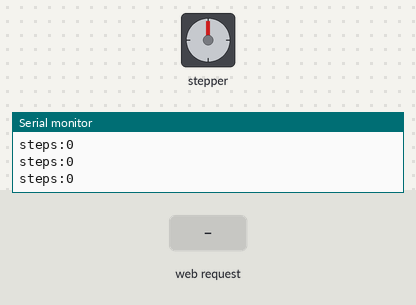
Recording of a sketch running on a simulated ESP8266 (NodeMCU). Parts: stepper motor, the last lines printed to the serial monitor. The test bench sets the inputs (shaded band). WiFi joins after 1.5 s; servers stay silent unless stated; stepper angles assume 20 steps per turn.

Above: at 6.2 s.
6.3 s: HTTP request GET /setPOS?stepperPOS=120 received
At 6.45 s:
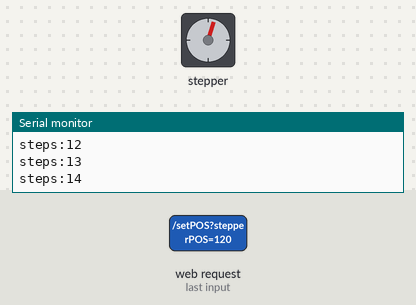
9.0 s: HTTP request GET /setPOS received
At 9.16 s:
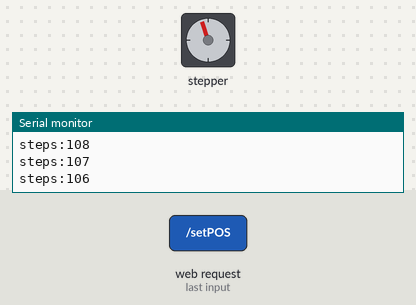
Timing chart, 0 to 12.0 s (numbered marks = the images above; inputs shaded):
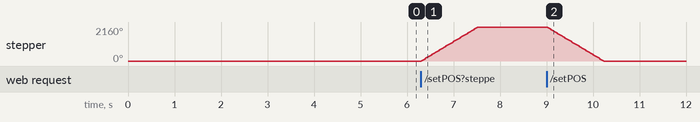

The sketch:

FinalStepperControl.ino
```cpp
#include <ESP8266WiFi.h>
#include <ESP8266WebServer.h>
#include <Stepper.h>
#include "PageIndex.h"

const int stepsPerRevolution = 20;
const char* ssid     = "CASA 13_2.4";
const char* password = "0450vitor";
int goal;
int sign = 1;
String comando;

Stepper myStepper(stepsPerRevolution, 5, 4, 14, 12); //pinos d1 d2 d5 d6
int stepCount = 0;

ESP8266WebServer server(80);

void handleRoot() {
 String s = MAIN_page; //Read HTML contents
 server.send(200, "text/html", s); //Send web page
}

void handleStepper(){
  String POS = server.arg("stepperPOS");
  goal = POS.toInt();
  server.send(200, "text/plane","");
}

void handleButtons(){
  String c = server.arg("button");
  comando = c;
  server.send(200, "text/plane","");
}

void setup() {
  Serial.begin(115200);
  delay(5000);
  WiFi.begin(ssid, password); //--> Connect to your WiFi router
  Serial.println("");
  Serial.println(WiFi.localIP());
  server.on("/",handleRoot);  //--> Routine to handle at root location. This is to display web page.
  server.on("/setPOS",handleStepper); //--> Sets servo position from Web request
  server.on("/comand",handleButtons);
  server.begin();
}

void loop() {


  Serial.print("steps:");
  Serial.println(stepCount);
  Serial.println(comando);

  if(goal>stepCount){
    sign=1;
  }

  if(goal<stepCount){
    sign=-1;
  }

  if(goal!=stepCount){
    myStepper.step(1*sign);
    stepCount=stepCount+sign;
  }


  delay(10);
  server.handleClient();
}
```

PageIndex.h
```cpp
const char MAIN_page[] PROGMEM = R"=====(
<!DOCTYPE html>
<html>
  <head>
    <meta name="viewport" content="width=device-width, initial-scale=1">
    <style>
      html {
        font-family: Arial;
        display: inline-block;
        margin: 0px auto;
        text-align: center;
      }

      .slidecontainer {
        width: 100%;
      }

      .slider {
        -webkit-appearance: none;
        width: 50%;
        height: 15px;
        border-radius: 5px;
        background-image: linear-gradient(rgb(190, 229, 245), rgb(98, 203, 252), rgb(190, 229, 245));
        outline: none;
        opacity: 0.7;
        -webkit-transition: .2s;
        transition: opacity .2s;
      }

      .slider:hover {
        opacity: 1;
      }

      .slider::-webkit-slider-thumb {
        -webkit-appearance: none;
        appearance: none;
        width: 75px;
        height: 50px;
        border-radius: 40%;
        background: #8e86fc;
        cursor: pointer;
      }

      .slider::-moz-range-thumb {
        width: 25px;
        height: 25px;
        border-radius: 50%;
        background: #4CAF50;
        cursor: pointer;
      }

      .botao{
        text-align: center;
        color: #00000052;
        font-size: large;
        font-weight: bold;
        border-radius: 15%;
        box-shadow: 0 5px #646464;
        height: 50px;
        width: 100px;
      }
      .botao:active {
        box-shadow: 0 0px #000000;
        transform: translateY(4px);
      }

      #frente{
        border: 4px solid #25ff2c3d;
        background-color: #a3f8a6f5;
      }

      #re{
        border: 4px solid #ff170f;
        background-color: #dd6e6ef6;
      }

      body{
        background-color: rgba(225, 249, 255, 0.925);
      }


    </style>
  </head>
  <body>

    <br><br>
    <div><button class="botao" id="frente"> Acelerar</button></div>
    <br><br>
    <div class="slidecontainer">
      <input type="range" min="-125" max="125" value="0" class="slider" id="myRange">
      <p>Angulo : <span id="demo"></span></p>
    <div><button class="botao" id = "re"> Re</button></div>
    </div>

    <script>
      function sendData(pos) {
        var xhttp = new XMLHttpRequest();
        xhttp.onreadystatechange = function() {
          if (this.readyState == 4 && this.status == 200) {
            console.log(this.responseText);
          }
        };
        xhttp.open("GET", "setPOS?stepperPOS="+pos, true);
        xhttp.send();
      }
      var slider = document.getElementById("myRange");
      var output = document.getElementById("demo");
      var frente = document.getElementById("frente");
      var re = document.getElementById("re");

      output.innerHTML = slider.value;
      slider.oninput = function() {
        output.innerHTML = this.value;
        sendData(output.innerHTML);
      }

      frente.onmousedown=function(){
        sendButton('F');
      }

      frente.onmouseup=function(){
        sendButton('S');
      }

      re.onmousedown=function(){
        sendButton('R');
      }

      re.onmouseup=function(){
        sendButton('S');
      }

      function sendButton(char) {
        var xhttp = new XMLHttpRequest();
        xhttp.onreadystatechange = function() {
          if (this.readyState == 4 && this.status == 200) {
            console.log(this.responseText);
          }
        };
        xhttp.open("GET", "comand?button="+char, true);
        xhttp.send();
      }


    </script>

  </body>
</html>
)=====";
```

Measured:
- after the input at 6.3 s, stepper: turns 2160° clockwise in 1.2 s, starting at once
- after the input at 9.0 s, stepper: turns 2160° counter-clockwise in 1.2 s, starting at once
